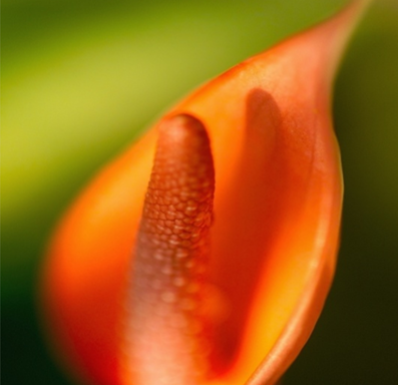
#> input picture trim_test.png, 398 x 385 px
$ python trim.py
#> lines starting #> are read from the running program, lines starting #| are printed output that depends on the picture
# !/usr/bin/python
# -*- coding: utf-8 -*-
# ----------------------------------------------------------------------  # {{{
# Name:        trim.py
# Purpose:     In README.md
#
# Author:      Kilo11
#
# Created:     2015/12/03 **:**:**
# Last Change: 2021/04/30 10:27:35.
# Copyright:   (c) SkyDog 2015
# Licence:     SDS10002
# ----------------------------------------------------------------------  # }}}
""" 画像のトリミング処理 """

# TODO:
#    単体で動作できるようにする
#    変数は "[大区分/固有]_[小区分/汎用]"

# FIXME:
#    "Linux" でトリム画像が保存できない
#    print("Quit trim mode") がループする
#    ただし、実用上は支障なし

#    RuntimeError: maximum recursion depth exceeded.
#    再帰の回数の限界を超えている
#    → トリミングモードの開始回数を制限する！！！
#    → 一枚の画像から複数枚保存できる機能は残す（安易に Save -> 終了にしない）

# DONE:

# モジュール インポート  # {{{
import os
import sys
import cv2
import time
import platform
import importlib
import savedata as sd
# from pprint import pprint

# Python2 用設定
if sys.version_info.major == 2:
    # MEMO:
    #   Python3系ではデフォルトエンコードがutf-8のため、
    #   sys.setdefaultencoding('UTF8')は非推奨
    #   sysモジュール リロード
    importlib.reload(sys)
    # デフォルトの文字コード 出力
    sys.setdefaultencoding("utf-8")

# カレントディレクトリに CD して、並列にある自作モジュールパスを追加
wdir = os.path.abspath(os.path.dirname(__file__))
os.chdir(wdir)

sys.path.append(os.path.join("..", "SaveData"))
# }}}

print_col = 50


class Trim:
    """ トリミング クラス """

    def __init__(self, img, name, extension, path, _type=0, end_process=0):
        # 画像読込み用 インスタンス変数  # {{{
        # _type: 0: 静止画 1: 動画 切換え
#> called with img = 'trim_test.png', name = 'trimed', extension = '.png', _type = 0, end_process = 0
        self.img = img
        self.name = name
        self.extension = extension
        self.path = path

        if _type == 0:
            self.image = cv2.imread(self.img, 1)
#> self.image is the input picture: shape (385, 398, 3); mean B, G, R 19.6, 97.3, 160.2
            self.size = self.image.shape
#> self.size = (385, 398, 3)
        else:
            self.image = img

        self.end_process = end_process
        # }}}

        # 矩形描画用 インスタンス変数  # {{{
        self.start_x = self.start_y = 0
        self.end_x = self.end_y = 0
        self.length_x = self.length_y = 0
        # }}}

        # テキスト描画用 インスタンス変数  # {{{
        self.text_offset = 10
        self.baseline = 0
        self.baseline_upper = 0
        self.text1 = "Select area: Drag center"
        self.text2 = "Quit: Long press \"q\" key"
        self.text3 = "Save: Long press \"s\" key"
        # }}}

        # その他 インスタンス変数  # {{{
        self.window_name = "Original image"
        self.save_flag = False

        # "Linux" のキーイン差異 補完
        if platform.system() == "Linux":
            self.key_save = 1048691
            self.key_quit = 1048689
        else:
            self.key_save = ord("s")
            self.key_quit = ord("q")
        # }}}

    def trim(self):
        """ トリミング 処理 """
        cv2.namedWindow(self.window_name, cv2.WINDOW_AUTOSIZE)
        cv2.setMouseCallback(self.window_name, self.mouse_event)

        # 読込み画像の大きさから文字描画のベースライン 取得
        self.baseline = self.size[0] - self.text_offset
#> self.baseline = 375

        # 操作方法説明文 表示
        text_height = self.write_text(self.text1, (1, self.baseline))
#> text_height = (277, 17)
        # self.baseline_upper = text_height[1] + self.text_offset / 2
        self.baseline_upper = text_height[1] + self.text_offset // 2
#> self.baseline_upper = 22
        self.write_text(self.text2, (1, self.baseline_upper))
#> call 2 of write_text, with text = 'Quit: Long press "q" key', origin = (1, 22), scale = 0.7, color_out = (0, 0, 31), color_in = (0, 127, 225), thickness_out = 3, thickness_in = 1, offset = (0, 0)
#> in write_text (call 2), `cpt(image, text, origin, font, scale, color_in, thickness_in)`:
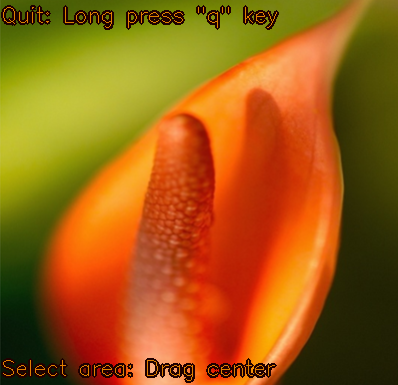
#> image: shape (385, 398, 3); mean B, G, R 18.8, 94.5, 157.6

        cv2.imshow(self.window_name, self.image)

        ssx = str(self.start_x)
        ssy = str(self.start_y)
        sex = str(self.end_x)
        sey = str(self.end_y)

        print("Trim pos: ({}, {}), ({}, {})".format(ssx, ssy, sex, sey))

        # 保存 処理
        self.save_trim()

        print(">> Trim end...")
        print("")

    # [67 lines left out: function mouse_event, not called in this run]

    def write_text(self, text, origin,
                   scale=0.7,
                   color_out=(0, 0, 31), color_in=(0, 127, 225),
                   thickness_out=3, thickness_in=1,
                   offset=(0, 0)):
        """ テキスト 描画 """
        # 色指定のニーモニック 呼出し
        if type(color_out) is str:
            color_out = self.convert_color(color_out)
        if type(color_in) is str:
            color_in = self.convert_color(color_in)

        # 戻り値にフォントサイズを指定
        font = cv2.FONT_HERSHEY_SIMPLEX
        size, baseline = cv2.getTextSize(text, font, scale, thickness_out)

        # 描画y座標が "height" なら文字自体の高さを代入
        if origin[1] == "height":
            # 要素書換えのためタプルをリストに変換後、復元
            origin = list(origin)
            origin[1] = size[1] + offset[1]
            origin = tuple(origin)

        cpt = cv2.putText
        image = self.image
        cpt(image, text, origin, font, scale, color_out, thickness_out)
        cpt(image, text, origin, font, scale, color_in, thickness_in)
        return size

    # [31 lines left out: functions draw_rectangle, convert_color, not called in this run]

    def save_trim(self):
        """ 保存 処理 """
        if cv2.waitKey(0) == self.key_save and self.save_flag is True:
#> (key q is pressed here)
            print(">> Input key \"{}\"".format(self.key_save))
            print(">> Save image...")

            ssx = str(self.start_x)
            ssy = str(self.start_y)
            slx = str(self.length_x)
            sly = str(self.length_y)

            print(">> Save pos: ({}, {}), ({}, {})".format(ssx, ssy, slx, sly))
            print("")

            # 各種描画を消去する為 対象画像を再読込み
            self.image = cv2.imread(self.img, 1)

            # トリミング範囲 演算
            height = self.length_y
            width = self.length_x
            image_trim = self.image[height: self.end_y, width: self.end_x]

            # 保存処理と保存フラグ "真" -> "偽" 処理
            sda = sd.SaveData(self.name, self.path)
            sda.save_image(image_trim, self.extension)

            self.save_flag = False

            # トリムウィンドウ 自動消去
            if self.end_process != 0:
                cv2.destroyAllWindows()
                cv2.imshow("Save image", image_trim)
                time.sleep(1)
                self.quit_tirm(1)

            cv2.imshow("Save image", image_trim)
            time.sleep(0.1)
            self.quit_tirm()

    # [13 lines left out: function quit_tirm, not called in this run]


def main():
    """ メインルーチン """
    # "Vim" テスト用各変数 定義  # {{{
    # イニシャル情報 出力
    print("".center(print_col, "-"))
    print("INFORMATION INIT".center(print_col, " "))
    print("".center(print_col, "-"))
    print("Default current directory:")
    print(os.getcwd().rjust(print_col, " "))
    print("")

    print(">> Current dir:")
    os.chdir(wdir)
    print(os.getcwd().rjust(print_col, " "))

    # MEMO: 整数演算は "//" を使用する
    #     "/" は浮動小数点を返す
    print(u"〓" * int(print_col // 2))
    # print(u"〓" * int(print_col / 2))
    print("START MAIN".center(print_col, " "))
    print(u"〓" * int(print_col // 2))
    # print(u"〓" * int(print_col / 2))
    print("")
    # }}}

    image = "trim_test.png"
    home_dir = os.path.expanduser("~")

    if os.name == "nt":
        save_dir = ".\\MasterImage"

    elif os.name == "posix":
        print(">> Run in Unix, set save path as Unix")
        save_dir = os.path.join(home_dir, "Python/ImageProcessing/MasterImage")
        print(">> Save dir: " + save_dir)
    else:
        save_dir = "./MasterImage"

    tm = Trim(image, "trimed", ".png", save_dir, end_process=0)
    # [5 lines of commented-out code are left out]
    tm.trim()


if __name__ == "__main__":
    main()
